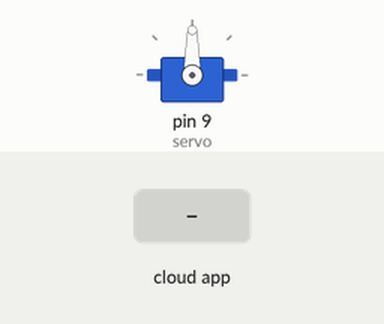
Bench run of a sketch on a simulated Arduino Uno, built with avr-gcc and run on an emulated ATmega328P. Shown: servo. The test bench sets the inputs (shaded band). The ROS host is connected and sends only what is stated.

Above: at 1.8 s.
1.9 s: the phone or cloud app sets throttle_cmd to 0
At 3.0 s:
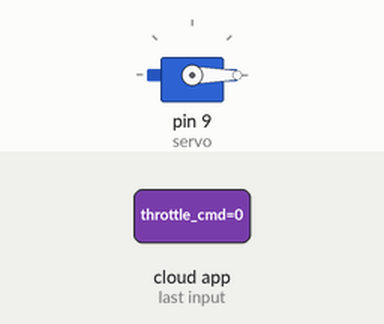
Timing chart, 0 to 4.9 s (numbered marks = the images above; inputs shaded):
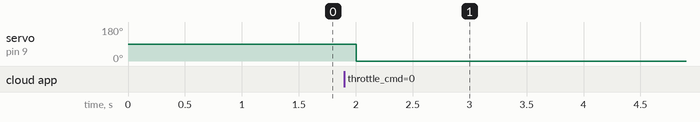

Measured:
- after the input at 1.9 s, servo on pin 9 (servo): 90° → 0° after 0.10 s

The sketch:

motorTest.ino
```cpp
/*
 * Object-Oriented example publisher-subscriber model for ROS
 */

/*
 * defining dependencies
 */
#include <ros.h>
#include <Servo.h>
#include <std_msgs/Empty.h>
#include <std_msgs/Int32.h>
#include <std_msgs/Int8.h>

/*
 * Controller Class
 */

class Controller {

  private:
  int throttle;
  unsigned long t0;
  unsigned long t1;
  Servo servo;

  public:
  Controller() {
    throttle = 0;
  }
  void init() {
  servo.attach(9);}

  int getThrottle() {
    return throttle;
  }

  void processMsg( const std_msgs::Int32& throttle_msg) {
    throttle = throttle_msg.data;
    t0 = millis();
    t1 = millis();
    //analogWrite(7,throttle);
    servo.writeMicroseconds(throttle);
    //while (t1 - t0 < 3000) {
    //  t1 = millis();
    //}
    //servo.write(0);
    //analogWrite(7,0);
  }

};
/*
 * initialize controller
 */
Controller controller;

/*
 * define subscriber message callback
 */
void messageCb(const std_msgs::Int32& throttle_msg) {
  controller.processMsg(throttle_msg);
}

/*
 * setup publisher and subscriber
 */
ros::NodeHandle nh;
ros::Subscriber<std_msgs::Int32> sub("throttle_cmd", &messageCb);
std_msgs::Int32 int_msg;
ros::Publisher chatter("throttle", &int_msg);

/*
 * setup the node
 */
void setup()
{
  controller.init();
  nh.initNode();
  nh.subscribe(sub);
  nh.advertise(chatter);
}

/*
 * run update code
 */
void loop()
{
  int_msg.data = controller.getThrottle();
  chatter.publish(&int_msg);
  nh.spinOnce();
  delay(1000);
}
```
